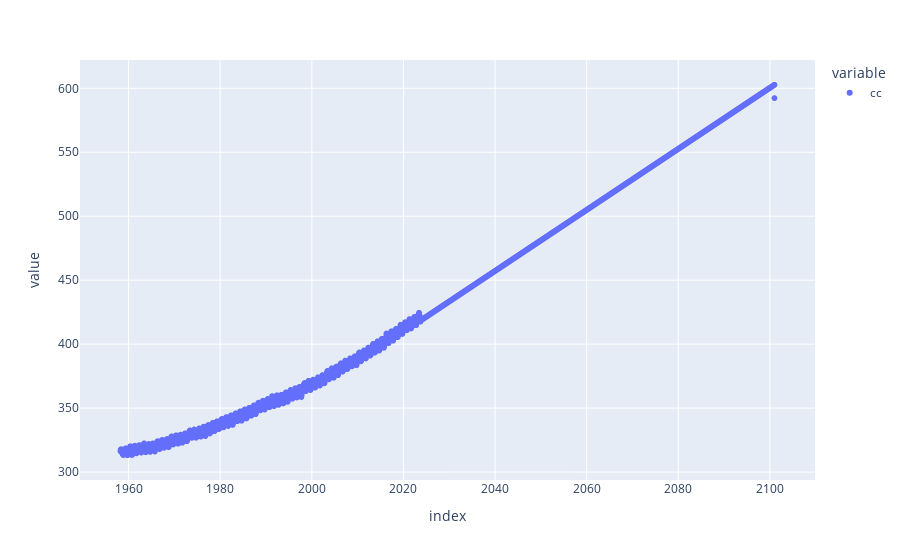

Write notebook code for a chart like this one.
### Code cell
import numpy as np
import pandas as pd
from sklearn.linear_model import LinearRegression


# Annahme: df ist dein DataFrame mit einem DateTime-Index und einer abhängigen Variable 'y'

# Vorletztes Datum im Index des DataFrames finden
second_last_date_in_dataset = df.index[-2]

# Endpunkt für die Extrapolation setzen
extrapoint = '2100-12-31'

# Umwandlung der Datumsangaben in np.datetime64-Objekte
x_second_last_date = np.datetime64(second_last_date_in_dataset, 'ns')
x_futd = np.datetime64(extrapoint, 'ns')

# Berechnung der Differenz in Nanosekunden zwischen dem vorletzten Datum im Index und dem Endpunkt
difference_ns = x_futd - x_second_last_date

# Vorbereitung der Daten für die lineare Regression
X = df.index[:-1].astype(np.int64).values.reshape(-1, 1)  # Unabhängige Variable ohne das letzte Datum
y = df['cc'].values[:-1]  # Abhängige Variable ohne den letzten Wert

# Lineare Regression durchführen
model = LinearRegression()
model.fit(X, y)

# Extrapolation für den Endpunkt durchführen
x_fut = (x_second_last_date + difference_ns).astype(float).reshape(-1, 1)
y2100 = model.predict(x_fut)[0]

# Ausgabe des extrapolierten Werts
print(f'{extrapoint}: {y2100:6.1f} ppm')

# Hinzufügen des extrapolierten Werts zum DataFrame
df.loc[x_futd] = [y2100]

# Plot des DataFrames
px.scatter(df)

### Figure 1 — Plotly figure (JSON) as saved in the notebook; plotly's stock layout.template omitted (floating-point values rounded to 4 significant figures; data arrays with more than 128 entries replaced by an {"elided": "..."} marker saying what was removed)
{"data": [{"hovertemplate": "variable=cc<br>index=%{x}<br>value=%{y}<extra></extra>", "legendgroup": "cc", "marker": {"color": "#636efa", "symbol": "circle"}, "mode": "markers", "name": "cc", "showlegend": true, "type": "scattergl", "x": {"elided": "7451 str values"}, "xaxis": "x", "y": {"elided": "7451 float values"}, "yaxis": "y"}], "layout": {"legend": {"title": {"text": "variable"}, "tracegroupgap": 0}, "margin": {"t": 60}, "xaxis": {"anchor": "y", "domain": [0, 1], "title": {"text": "index"}}, "yaxis": {"anchor": "x", "domain": [0, 1], "title": {"text": "value"}}}}
